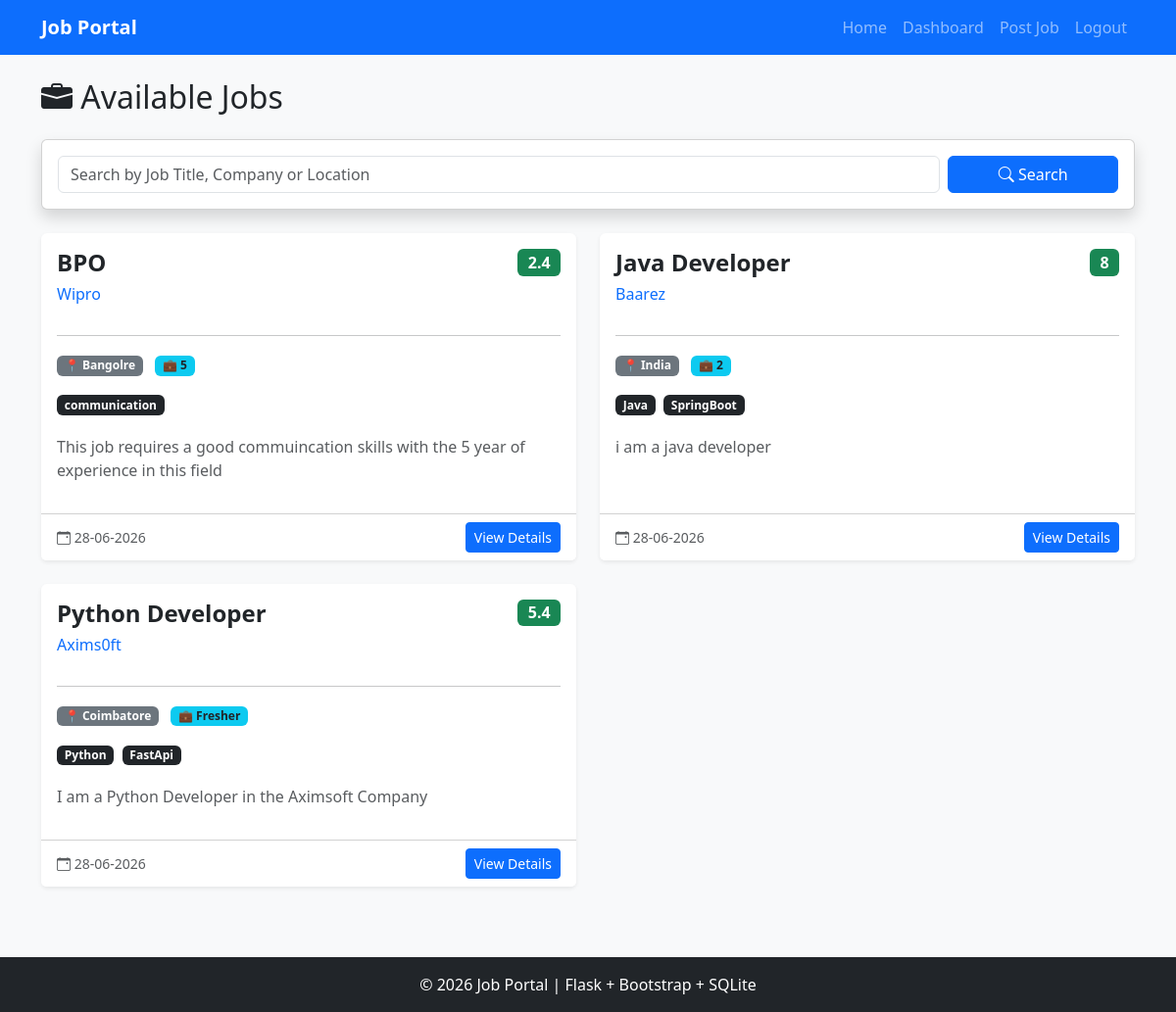
The page /jobs (signed in) on the database its author committed.
### tables this page shows
CREATE TABLE jobs
    (
        id INTEGER PRIMARY KEY AUTOINCREMENT,

        employer_id INTEGER NOT NULL,

        company_name TEXT NOT NULL,

        job_title TEXT NOT NULL,

        location TEXT NOT NULL,

        experience TEXT NOT NULL,

        salary TEXT NOT NULL,

        skills TEXT NOT NULL,

        description TEXT NOT NULL,

        posted_date TEXT NOT NULL,

        FOREIGN KEY (employer_id)
        REFERENCES users(id)
    );

### app.py (the view)
@app.route("/jobs")
def jobs():
    search = request.args.get("search", "").strip()
    if search:
        jobs = search_jobs(search)
    else:
        jobs = get_all_jobs()
    return render_template(
        "jobs.html",
        jobs=jobs,
        search=search
    )

### database.py (called while the page is built)
def get_connection():
    conn = sqlite3.connect(DATABASE_NAME)
    conn.row_factory = sqlite3.Row
    return conn

def get_all_jobs():
    conn = get_connection()
    jobs = conn.execute("""
    SELECT *
    FROM jobs
    ORDER BY id DESC
    """).fetchall()
    conn.close()
    return jobs

### templates/jobs.html (shortened to what this page needs)
{% extends "base.html" %}
{% block content %}
<h2 class="mb-4">
    <i class="bi bi-briefcase-fill"></i>
    Available Jobs
</h2>
<div class="card shadow mb-4">
    <div class="card-body">
        <form method="GET">
            <div class="row g-2">
                <div class="col-md-10">
                    <input
                        type="text"
                        name="search"
                        class="form-control"
                        placeholder="Search by Job Title, Company or Location"
                        value="{{ request.args.get('search', '') }}">
                </div>
                <div class="col-md-2">
                    <button
                        class="btn btn-primary w-100">
                        <i class="bi bi-search"></i>
                        Search
                    </button>
                </div>
            </div>
        </form>
    </div>
</div>
{% if jobs %}
<div class="row">
{% for job in jobs %}
<div class="col-lg-6 mb-4">
    <div class="card shadow-sm border-0 h-100">
        <div class="card-body">
            <div class="d-flex justify-content-between align-items-start">
                <div>
                    <h4 class="fw-bold">
                        {{ job["job_title"] }}
                    </h4>
                    <h6 class="text-primary mb-3">
                        {{ job["company_name"] }}
                    </h6>
                </div>
                <span class="badge bg-success fs-6">
                    {{ job["salary"] }}
                </span>
            </div>
            <hr>
            <div class="mb-3">
                <span class="badge bg-secondary me-2">
                    📍 {{ job["location"] }}
                </span>
                <span class="badge bg-info text-dark">
                    💼 {{ job["experience"] }}
                </span>
            </div>
            <div class="mb-3">
                {% for skill in job["skills"].split(",") %}
                    <span class="badge bg-dark me-1 mb-1">
                        {{ skill.strip() }}
                    </span>
                {% endfor %}
            </div>
            <p class="text-muted">
                {{ job["description"][:120] }}
            </p>
        </div>
        <div class="card-footer bg-white d-flex justify-content-between align-items-center">
            <small class="text-muted">
                <i class="bi bi-calendar-event"></i>
                {{ job["posted_date"] }}
            </small>
            <a
                href="{{ url_for('job_details', job_id=job['id']) }}"
                class="btn btn-primary btn-sm">
                View Details
            </a>
        </div>
    </div>
</div>
{% endfor %}
</div>
{% endif %}
{% endblock %}x

### rows shown on the page
jobs: job_title "BPO", company_name "Wipro", salary "2.4", location "Bangolre", experience "5", strip "communication", description "This job requires a good commuincation skills with the 5 year of experience in this field", posted_date "28-06-2026"
jobs: job_title "Java Developer", company_name "Baarez", salary "8", location "India", experience "2", strip "Java" "SpringBoot", description "i am a java developer", posted_date "28-06-2026"
jobs: job_title "Python Developer", company_name "Axims0ft", salary "5.4", location "Coimbatore", experience "Fresher", strip "Python" "FastApi", description "I am a Python Developer in the Aximsoft Company", posted_date "28-06-2026"
